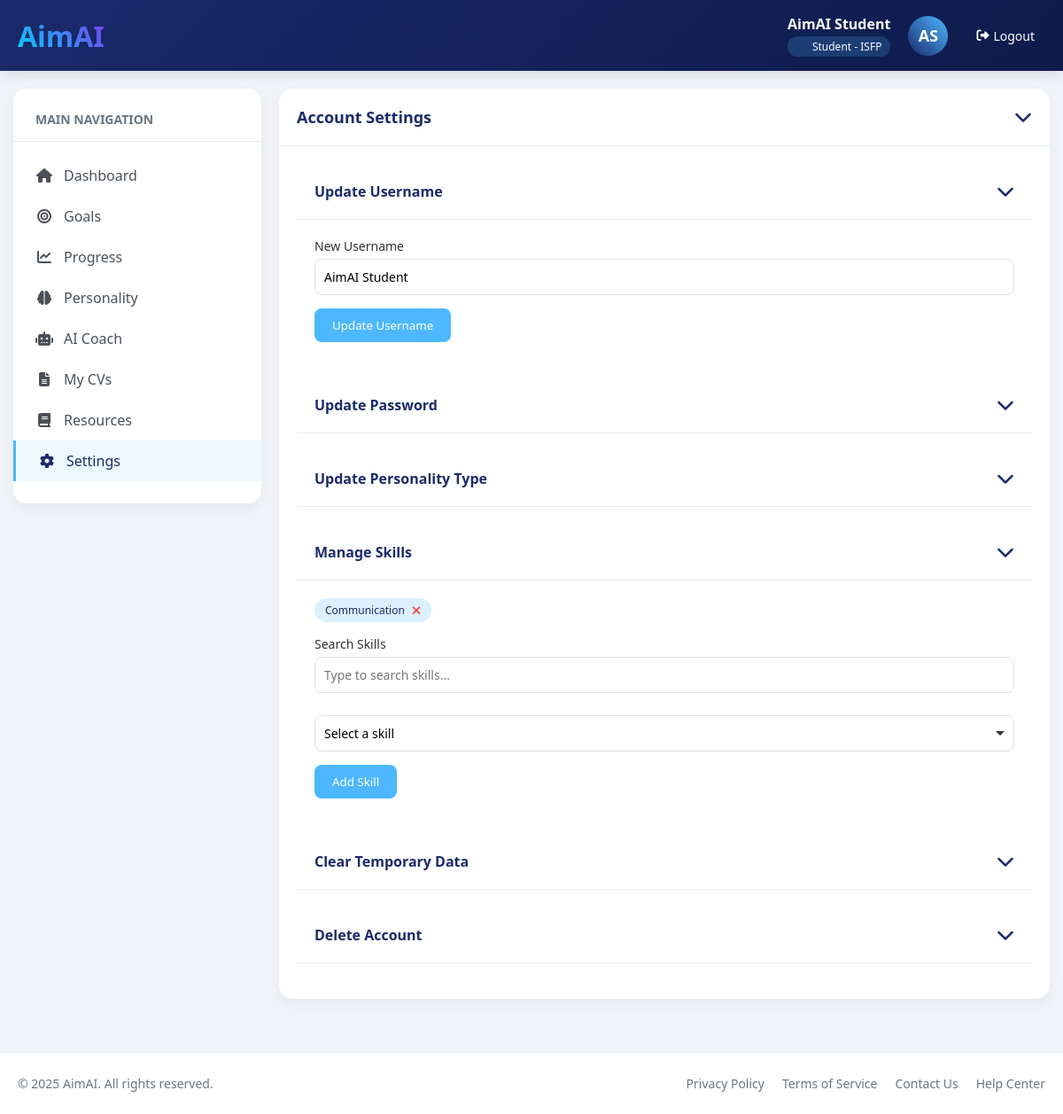
/settings.php (signed in), run on the app's committed database.
### tables this page shows
CREATE TABLE `users` (
  `user_id` int(11) NOT NULL,
  `username` varchar(50) NOT NULL,
  `email` varchar(100) NOT NULL,
  `password_hash` varchar(255) NOT NULL,
  `personality_type` varchar(50) DEFAULT NULL,
  `created_at` timestamp NOT NULL DEFAULT current_timestamp(),
  `role` enum('student','admin','company','mentor') NOT NULL DEFAULT 'student',
  `status` enum('active','inactive','temporary') NOT NULL DEFAULT 'temporary',
  `specialization` varchar(255) DEFAULT NULL,
  `mentorship_intent` text DEFAULT NULL,
  `company_id` int(11) DEFAULT NULL
);

CREATE TABLE `skills` (
  `skill_id` int(11) NOT NULL,
  `name` varchar(100) NOT NULL,
  `description` text DEFAULT NULL
);

### settings.php (the view, shortened to what this page needs)
<?php
require 'config.php';
try {
    $stmt = $pdo->prepare("SELECT username, personality_type FROM users WHERE user_id = ?");
    $stmt->execute([$_SESSION['user_id']]);
    $user = $stmt->fetch();
    $stmt = $pdo->prepare("SELECT s.skill_id, s.name FROM skills s JOIN user_skills us ON s.skill_id = us.skill_id WHERE us.user_id = ?");
    $stmt->execute([$_SESSION['user_id']]);
    $user_skills = $stmt->fetchAll();
    $errors = [];
    $nameParts = explode(' ', $user['username']);
    $initials = '';
    foreach ($nameParts as $part) {
        $initials .= strtoupper(substr($part, 0, 1));
        if (strlen($initials) >= 2) break;
    }
} catch (PDOException $e) {
    $errors[] = "Database error: " . $e->getMessage();
}
?>
<!DOCTYPE html>
<html lang="en">
<head>
    <link rel="stylesheet" href="https://cdnjs.cloudflare.com/ajax/libs/font-awesome/6.4.0/css/all.min.css">
</head>
<body>
    <header>
        <div class="header-container">
            <div class="logo"> AimAI</div>
            <div class="user-info">
                <div class="user-details">
                    <div class="user-name"><?php echo htmlspecialchars($user['username']); ?></div>
                    <div class="user-role">
                        Student <?php echo $user['personality_type'] ? '- ' . htmlspecialchars($user['personality_type']) : ''; ?>
                    </div>
                </div>
                <div class="user-avatar"><?php echo htmlspecialchars($initials); ?></div>
                <a href="logout.php" class="logout-btn" aria-label="Logout"><i class="fas fa-sign-out-alt"></i> Logout</a>
            </div>
        </div>
    </header>
    <div class="container">
        <div class="sidebar">
            <div class="nav-title">MAIN NAVIGATION</div>
            <a href="student_dashboard.php" class="nav-item ">
                <i class="fas fa-home"></i> Dashboard
            </a>
            <a href="goals.php" class="nav-item ">
                <i class="fas fa-bullseye"></i> Goals
            </a>
            <a href="progress.php" class="nav-item ">
                <i class="fas fa-chart-line"></i> Progress
            </a>
            <a href="personality.php" class="nav-item">
                <i class="fas fa-brain"></i> Personality
            </a>
            <a href="ai_coach.php" class="nav-item ">
                <i class="fas fa-robot"></i> AI Coach
            </a>
            <a href="view_cvs.php" class="nav-item">
        <i class="fas fa-file-alt"></i> My CVs
    </a>
            <a href="resources.php" class="nav-item">
                <i class="fas fa-book"></i> Resources
            </a>
            <a href="settings.php" class="nav-item active">
                <i class="fas fa-cog"></i> Settings
            </a>
        </div>
        <div class="main-content">
            <div class="card">
                <div class="card-header" role="button" aria-expanded="true" aria-controls="settings-body">
                    <h3>Account Settings</h3>
                    <i class="fas fa-chevron-down"></i>
                </div>
                <div class="card-body active" id="settings-body">
                    <div class="form-section" data-section="username">
                        <div class="card-header" role="button" aria-expanded="true" aria-controls="username-body">
                            <h4>Update Username</h4>
                            <i class="fas fa-chevron-down"></i>
                        </div>
                        <div class="card-body active" id="username-body">
                            <form method="POST">
                                <div class="form-group">
                                    <label for="username">New Username</label>
                                    <input type="text" id="username" name="username" value="<?php echo htmlspecialchars($user['username']); ?>" required aria-label="New username">
                                </div>
                                <button type="submit" name="update_username" class="submit-btn tooltip" aria-label="Update username">
                                    Update Username
                                </button>
                            </form>
                        </div>
                    </div>
                    <div class="form-section" data-section="password">
                        <div class="card-header" role="button" aria-expanded="false" aria-controls="password-body">
                            <h4>Update Password</h4>
                            <i class="fas fa-chevron-down"></i>
                        </div>
                    </div>
                    <div class="form-section" data-section="personality">
                        <div class="card-header" role="button" aria-expanded="false" aria-controls="personality-body">
                            <h4>Update Personality Type</h4>
                            <i class="fas fa-chevron-down"></i>
                        </div>
                    </div>
                    <div class="form-section" data-section="skills">
                        <div class="card-header" role="button" aria-expanded="true" aria-controls="skills-body">
                            <h4>Manage Skills</h4>
                            <i class="fas fa-chevron-down"></i>
                        </div>
                        <div class="card-body active" id="skills-body">
                            <div class="skill-tags">
                                <?php if (empty($user_skills)): ?>
                                    <p>No skills added yet. Select a skill below to add.</p>
                                <?php else: ?>
                                    <?php foreach ($user_skills as $skill): ?>
                                        <form method="POST" style="display: inline;">
                                            <span class="skill-tag">
                                                <?php echo htmlspecialchars($skill['name']); ?>
                                                <button type="submit" name="delete_skill" class="remove-skill tooltip" aria-label="Remove skill <?php echo htmlspecialchars($skill['name']); ?>">
                                                    <i class="fas fa-times"></i>
                                                </button>
                                            </span>
                                        </form>
                                    <?php endforeach; ?>
                                <?php endif; ?>
                            </div>
                            <form method="POST">
                                <div class="form-group">
                                    <label for="skill_search">Search Skills</label>
                                    <input type="text" id="skill_search" class="skill-search" placeholder="Type to search skills..." aria-label="Search skills">
                                    <select id="skill_id" name="skill_id" required aria-label="Add new skill" style="margin-top: 10px;">
                                        <option value="" disabled selected>Select a skill</option>
                                    </select>
                                </div>
                                <button type="submit" name="add_skill" class="submit-btn tooltip" aria-label="Add skill">
                                    Add Skill
                                </button>
                            </form>
                        </div>
                    </div>
                    <div class="form-section" data-section="temp-data">
                        <div class="card-header" role="button" aria-expanded="false" aria-controls="temp-data-body">
                            <h4>Clear Temporary Data</h4>
                            <i class="fas fa-chevron-down"></i>
                        </div>
                    </div>
                    <div class="form-section" data-section="delete-account">
                        <div class="card-header" role="button" aria-expanded="false" aria-controls="delete-account-body">
                            <h4>Delete Account</h4>
                            <i class="fas fa-chevron-down"></i>
                        </div>
                    </div>
                </div>
            </div>
        </div>
    </div>
    <footer>
        <div class="footer-container">
            <div class="copyright">© 2025 AimAI. All rights reserved.</div>
            <div class="footer-links">
                <a href="#" aria-label="Privacy Policy">Privacy Policy</a>
                <a href="#" aria-label="Terms of Service">Terms of Service</a>
                <a href="#" aria-label="Contact Us">Contact Us</a>
                <a href="#" aria-label="Help Center">Help Center</a>
            </div>
        </div>
    </footer>
</body>
</html>

### data on the page
users: username "AimAI Student", personality_type "ISFP"
skills: name "Communication"

### other printed values
$initials "AS"
